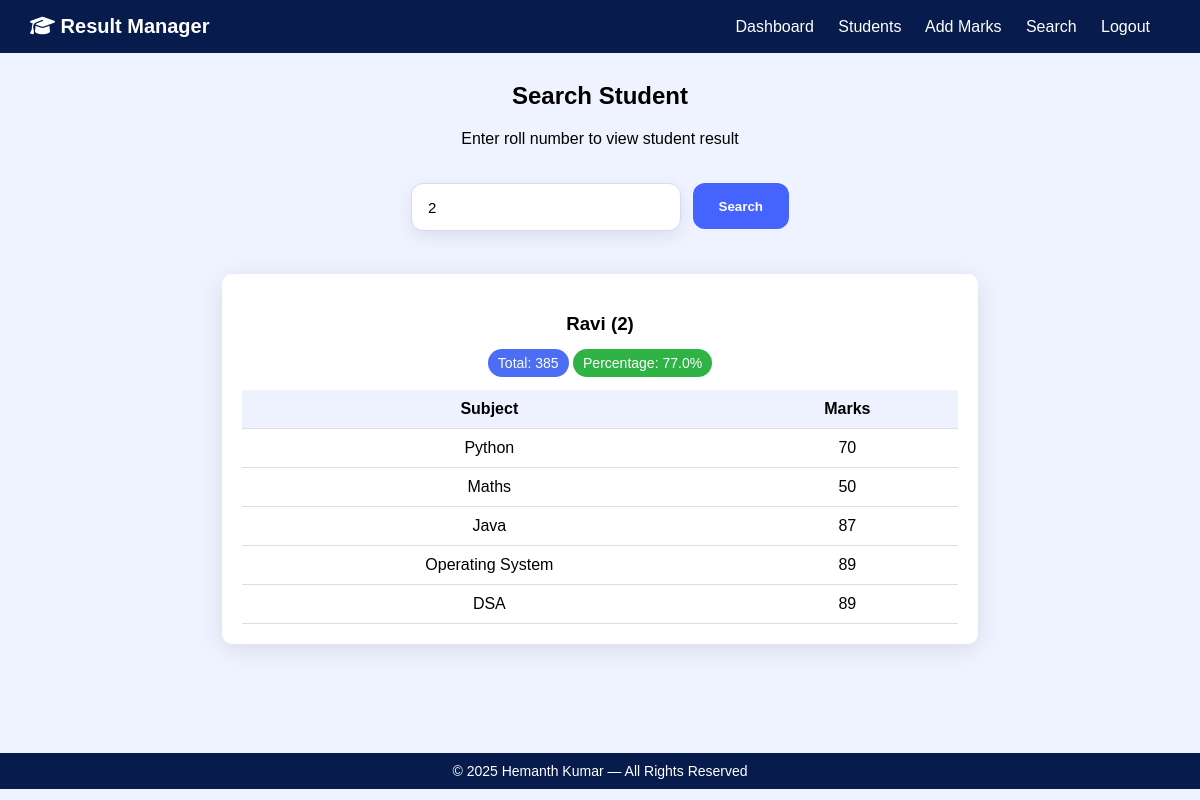
Screenshot of /search/?roll=2 (signed in) with the database file from the repository.
### core/models.py (models this page shows, shortened)
class Student(models.Model):
    roll = models.CharField(max_length=20, unique=True)
    name = models.CharField(max_length=100)
    course = models.CharField(max_length=50)
    semester = models.EmailField(unique=True)

class Marks(models.Model):
    student = models.ForeignKey(Student, on_delete=models.CASCADE)
    subject = models.ForeignKey(Subject, on_delete=models.CASCADE)
    marks = models.IntegerField()
    class Meta:
        constraints = [
            models.UniqueConstraint(
                fields=['student', 'subject'],
                name='unique_student_subject'
            )
        ]

class Subject(models.Model):
    name = models.CharField(max_length=50)
    max_marks = models.IntegerField(default=100)
    pass_marks = models.IntegerField(default=35)

### core/views.py (the view)
# urls.py: path('search/', views.searchStudent, name="search"),
@login_required
def searchStudent(request):
    student = None
    marks = None
    total = 0
    percentage = 0
    message = None
    if request.GET.get("roll"):
        student = Student.objects.filter(roll=request.GET["roll"]).first()
        if student:
            marks = Marks.objects.filter(student=student)
            total = sum(m.marks for m in marks)
            max_total = sum(m.subject.max_marks for m in marks)
            percentage = round((total/max_total)*100, 2) if max_total else 0
        else:
            message = "❌ No student found with this Roll Number."
    return render(request, "search.html", {
        "student": student,
        "marks": marks,
        "total": total,
        "percentage": percentage,
        "message": message
    })

### templates/search.html (shortened to what this page needs)
{% extends 'base.html' %}
{% block content %}
<div class="search-page">
<h2>Search Student</h2>
<p>Enter roll number to view student result</p>
<form method="GET" class="search-bar">
    <input type="text"
           name="roll"
           placeholder="Enter Roll Number"
           value="{{ request.GET.roll }}"
           required>
    <button type="submit">
        Search
    </button>
</form>
{% if student %}
<br>
<div class="result-card">
    <h3>{{student.name}} ({{student.roll}})</h3>
    <span class="tag blue">Total: {{total}}</span>
    <span class="tag green">Percentage: {{percentage}}%</span><br><br>
    <table>
        <tr>
            <th>Subject</th>
            <th>Marks</th>
        </tr>
        {% for m in marks %}
        <tr>
            <td>{{m.subject.name}}</td>
            <td>{{m.marks}}</td>
        </tr>
        {% endfor %}
    </table>
</div>
{% endif %}
</div>
{% endblock %}

### templates/base.html (shortened to what this page needs)
{% load static %}
<!DOCTYPE html>
<html>
<head>
<link rel="stylesheet" href="{% static 'style.css' %}">
<link rel="stylesheet" href="https://cdnjs.cloudflare.com/ajax/libs/font-awesome/6.4.0/css/all.min.css">
</head>
<body>
<nav class="topbar">
    <div class="brand">
        <i class="fa-solid fa-graduation-cap"></i> Result Manager
    </div>
    <div class="menu">
{% if request.path == '/' %}
    <a href="/">Home</a>
    {% if user.is_authenticated %}
        <a href="/logout/">Logout</a>
    {% else %}
        <a href="/login/">Login</a>
        <a href="/register/">Create Account</a>
    {% endif %}
{% else %}
    {% if user.is_authenticated %}
        <a href="/dashboard/">Dashboard</a>
        <a href="/students/">Students</a>
        <a href="/add-marks/">Add Marks</a>
        <a href="/search/">Search</a>
        <a href="/logout/">Logout</a>
    {% else %}
        <a href="/">Home</a>
        <a href="/login/">Login</a>
        <a href="/register/">Create Account</a>
    {% endif %}
{% endif %}
</div>
</nav>
<div class="layout">
    <div class="page">
        {% block content %}
        {% endblock %}
    </div>
</div>
<footer class="footer-change">
    © 2025 Hemanth Kumar — All Rights Reserved
</footer>
</body>
</html>

### static/style.css (style rules this page uses)
body { font-family: Arial; background:#eef3ff; margin:0; min-height:100vh; }
html, body { height:100%; margin:0; }
.layout { min-height: calc(100vh - 60px - 40px); display:flex; }
.topbar { background:#071c4d; color:white; padding:15px 30px; display:flex; justify-content:space-between; align-items:center; }
.brand { font-size:20px; font-weight:bold; }
.menu a { color:white; margin-right:20px; text-decoration:none; }
.page { width: 90%; margin: auto; padding-top: -90px; padding-bottom: 100px; transition: all 0.3s ease-in-out; }
footer { background:#071c4d; text-align:center; padding:10px; font-size:14px; color:white; }
table { width:100%; border-collapse:collapse; }
table th, td { padding:12px; border-bottom:1px solid #ddd; }
input, select { width:100%; padding:10px; margin-top:10px; border-radius:6px; border:1px solid #ccc; }
button { width:100%; margin-top:10px; padding:10px; border:none; border-radius:6px; background:#4c63ff; color:white; }
.tag { background:#4c63ff; padding:6px 15px; color:white; border-radius:20px; font-size:12px; }
select, input { width: 100%; padding: 10px; border-radius: 6px; border: 1px solid #d1d1d1; outline: none; }
select, input { width: 100%; padding: 10px; border-radius: 6px; border: 1px solid #cfcfcf; }
.result-card { background:white; padding:20px; border-radius:10px; box-shadow:0 5px 25px rgba(0,0,0,0.1); }
.tag { padding:6px 10px; border-radius:20px; color:white; font-size:14px; }
.blue { background:#4c6ef5; }
.green { background:#2fb344; }
.result-card table { width:100%; border-collapse:collapse; }
.result-card th { background:#eef2ff; padding:10px; text-align:center; }
.result-card td { padding:10px; border-bottom:1px solid #ddd; }
.search-bar { width: 50%; margin: 25px auto; display: flex; gap: 10px; }
.search-bar input { flex: 1; padding: 12px 18px; border-radius: 8px; border: 1px solid #bfc8ff; outline: none; font-size: 15px; background:white; }
.search-bar button { padding: 12px 25px; border-radius: 8px; border:none; font-weight:bold; background:#4c6ef5; color:white; cursor:pointer; width: auto; }
.search-page { width: 70%; margin: 0 auto; margin-top: 10px; text-align: center; }
.search-bar { display:flex; justify-content:center; gap:12px; margin-top:25px; }
.search-bar input { width:420px; height:46px; border-radius:12px; border:1px solid #d4d9ff; padding:0 16px; outline:none; background:white; font-size:15px; transition:0.2s ease-in-out; box-shadow:0 6px 18px rgba(0,0,0,0.08); }
.search-bar button { height:46px; padding:0 26px; background:#4463ff; border:none; border-radius:12px; color:white; font-weight:600; cursor:pointer; transition:0.2s; }

### rows the page displays
Student: name "Ravi", roll "2"
Marks: subject.name "Python", marks "70"
Marks: subject.name "Maths", marks "50"
Marks: subject.name "Java", marks "87"
Marks: subject.name "Operating System", marks "89"
Marks: subject.name "DSA", marks "89"

### other values shown
{{ total }} "385"
{{ percentage }} "77.0"
